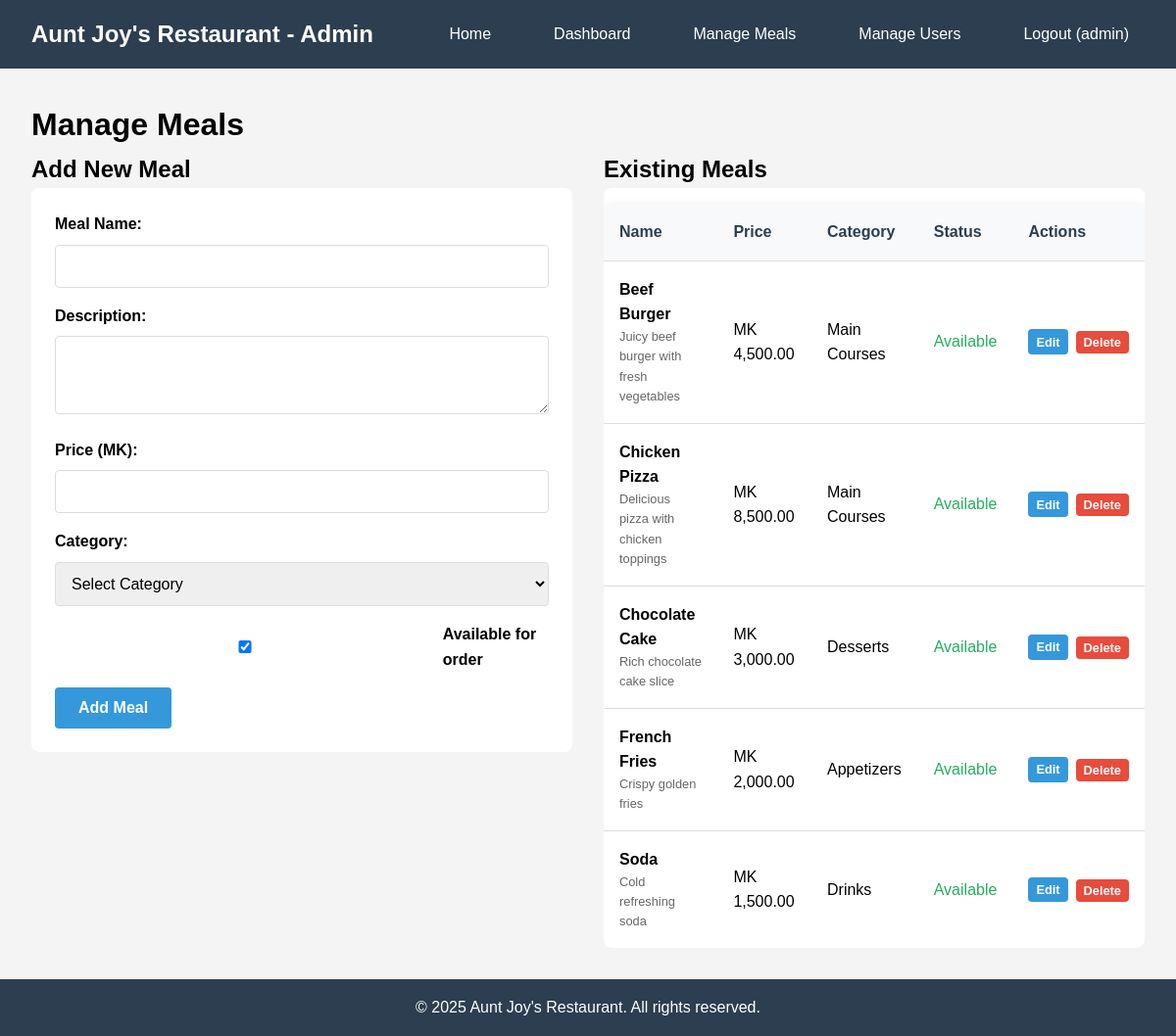
Page /admin/manage_meals.php (signed in) on the committed database.
### tables this page shows
CREATE TABLE `meals` (
  `id` int(11) NOT NULL,
  `name` varchar(255) NOT NULL,
  `description` text DEFAULT NULL,
  `price` decimal(10,2) NOT NULL,
  `image_url` varchar(500) DEFAULT NULL,
  `category_id` int(11) DEFAULT NULL,
  `is_available` tinyint(1) DEFAULT 1,
  `created_at` timestamp NOT NULL DEFAULT current_timestamp()
);

CREATE TABLE `categories` (
  `id` int(11) NOT NULL,
  `name` varchar(100) NOT NULL,
  `description` text DEFAULT NULL
);

### admin/manage_meals.php (the view, shortened to what this page needs)
<?php
$database = new Database();
$db = $database->getConnection();
$query = "SELECT m.*, c.name as category_name FROM meals m LEFT JOIN categories c ON m.category_id = c.id ORDER BY m.name";
$stmt = $db->prepare($query);
$stmt->execute();
$meals = $stmt->fetchAll(PDO::FETCH_ASSOC);
?>
<?php include 'header.php'; ?>
<h1>Manage Meals</h1>
<div style="display: grid; grid-template-columns: 1fr 1fr; gap: 2rem;">
    <div>
        <h2>Add New Meal</h2>
        <form method="POST" action="" style="background: white; padding: 1.5rem; border-radius: 8px;">
            <div class="form-group">
                <label for="name">Meal Name:</label>
                <input type="text" id="name" name="name" required>
            </div>
            <div class="form-group">
                <label for="description">Description:</label>
                <textarea id="description" name="description" rows="3" required></textarea>
            </div>
            <div class="form-group">
                <label for="price">Price (MK):</label>
                <input type="number" id="price" name="price" step="0.01" min="0" required>
            </div>
            <div class="form-group">
                <label for="category_id">Category:</label>
                <select id="category_id" name="category_id" required>
                    <option value="">Select Category</option>
                </select>
            </div>
            <div class="form-group">
                <label style="display: flex; align-items: center; gap: 0.5rem;">
                    <input type="checkbox" name="is_available" value="1" checked>
                    Available for order
                </label>
            </div>
            <button type="submit" name="add_meal" class="btn">Add Meal</button>
        </form>
    </div>
    <div>
        <h2>Existing Meals</h2>
        <div style="background: white; border-radius: 8px; overflow: hidden;">
            <table class="table">
                <thead>
                    <tr>
                        <th>Name</th>
                        <th>Price</th>
                        <th>Category</th>
                        <th>Status</th>
                        <th>Actions</th>
                    </tr>
                </thead>
                <tbody>
                    <?php foreach ($meals as $meal): ?>
                        <tr>
                            <td>
                                <strong><?php echo htmlspecialchars($meal['name']); ?></strong>
                                <div style="font-size: 0.8rem; color: #666;"><?php echo htmlspecialchars($meal['description']); ?></div>
                            </td>
                            <td>MK <?php echo number_format($meal['price'], 2); ?></td>
                            <td><?php echo htmlspecialchars($meal['category_name']); ?></td>
                            <td>
                                <span style="color: <?php echo $meal['is_available'] ? '#27ae60' : '#e74c3c'; ?>;">
                                    <?php echo $meal['is_available'] ? 'Available' : 'Unavailable'; ?>
                                </span>
                            </td>
                            <td>
                                <div style="display: flex; gap: 0.5rem;">
                                    <button type="button" onclick="editMeal(<?php echo htmlspecialchars(json_encode($meal)); ?>)"
                                            class="btn" style="padding: 0.25rem 0.5rem; font-size: 0.8rem;">
                                        Edit
                                    </button>
                                    <form method="POST" action="" style="display: inline;">
                                        <button type="submit" name="delete_meal" class="btn btn-danger"
                                                style="padding: 0.25rem 0.5rem; font-size: 0.8rem;"
                                                onclick="return confirm('Are you sure you want to delete this meal?')">
                                            Delete
                                        </button>
                                    </form>
                                </div>
                            </td>
                        </tr>
                    <?php endforeach; ?>
                </tbody>
            </table>
        </div>
    </div>
</div>
<?php include '../includes/footer.php'; ?>

### admin/header.php (shortened to what this page needs)
<!DOCTYPE html>
<html lang="en">
<head>
    <link rel="stylesheet" href="../assets/css/style.css">
</head>
<body>
    <nav class="navbar">
        <div class="nav-container">
            <h1 class="nav-logo">Aunt Joy's Restaurant - Admin</h1>
            <ul class="nav-menu">
                <?php if (isset($_SESSION['user_id'])): ?>
                    <li><a href="../index.php">Home</a></li>
                    <li><a href="index.php">Dashboard</a></li>
                    <li><a href="manage_meals.php">Manage Meals</a></li>
                    <li><a href="manage_users.php">Manage Users</a></li>
                    <li><a href="../logout.php">Logout (<?php echo $_SESSION['username']; ?>)</a></li>
                <?php else: ?>
                    <li><a href="../login.php">Login</a></li>
                    <li><a href="../register.php">Register</a></li>
                <?php endif; ?>
            </ul>
        </div>
    </nav>
    <div class="container">

### includes/footer.php
    </div>
    <footer class="footer">
        <p>&copy; 2025 Aunt Joy's Restaurant. All rights reserved.</p>
    </footer>
</body>
</html>

### assets/css/style.css (style rules this page uses)
* { margin: 0; padding: 0; box-sizing: border-box; }
body { font-family: Arial, sans-serif; line-height: 1.6; background-color: #f4f4f4; }
.navbar { background: #2c3e50; color: white; padding: 1rem 0; }
.nav-container { max-width: 1200px; margin: 0 auto; display: flex; justify-content: space-between; align-items: center; padding: 0 2rem; }
.nav-logo { font-size: 1.5rem; }
.nav-menu { list-style: none; display: flex; gap: 2rem; }
.nav-menu a { color: white; text-decoration: none; padding: 0.5rem 1rem; border-radius: 4px; transition: background 0.3s; }
.container { max-width: 1200px; margin: 2rem auto; padding: 0 2rem; min-height: 70vh; }
.footer { background: #2c3e50; color: white; text-align: center; padding: 1rem 0; margin-top: 2rem; }
.form-group { margin-bottom: 1rem; }
.form-group label { display: block; margin-bottom: 0.5rem; font-weight: bold; }
.form-group input, .form-group select, .form-group textarea { width: 100%; padding: 0.75rem; border: 1px solid #ddd; border-radius: 4px; font-size: 1rem; }
.btn { display: inline-block; background: #3498db; color: white; padding: 0.75rem 1.5rem; border: none; border-radius: 4px; cursor: pointer; text-decoration: none; font-size: 1rem; transition: background 0.3s; }
.btn-danger { background: #e74c3c; }
.table { width: 100%; background: white; border-collapse: collapse; margin-top: 1rem; border-radius: 8px; overflow: hidden; box-shadow: 0 2px 10px rgba(0,0,0,0.1); }
.table th, .table td { padding: 1rem; text-align: left; border-bottom: 1px solid #ddd; }
.table th { background: #f8f9fa; font-weight: bold; color: #2c3e50; }
.table tr:last-child td { border-bottom: none; }
.btn { transition: all 0.3s ease; font-weight: 600; }

### rows in the picture
meals: name "Beef Burger", description "Juicy beef burger with fresh vegetables", price "4,500.00", category.name "Main Courses", is_available "Available"
meals: name "Chicken Pizza", description "Delicious pizza with chicken toppings", price "8,500.00", category.name "Main Courses", is_available "Available"
meals: name "Chocolate Cake", description "Rich chocolate cake slice", price "3,000.00", category.name "Desserts", is_available "Available"
meals: name "French Fries", description "Crispy golden fries", price "2,000.00", category.name "Appetizers", is_available "Available"
meals: name "Soda", description "Cold refreshing soda", price "1,500.00", category.name "Drinks", is_available "Available"

### other values in the picture
$_SESSION['username'] "admin"
